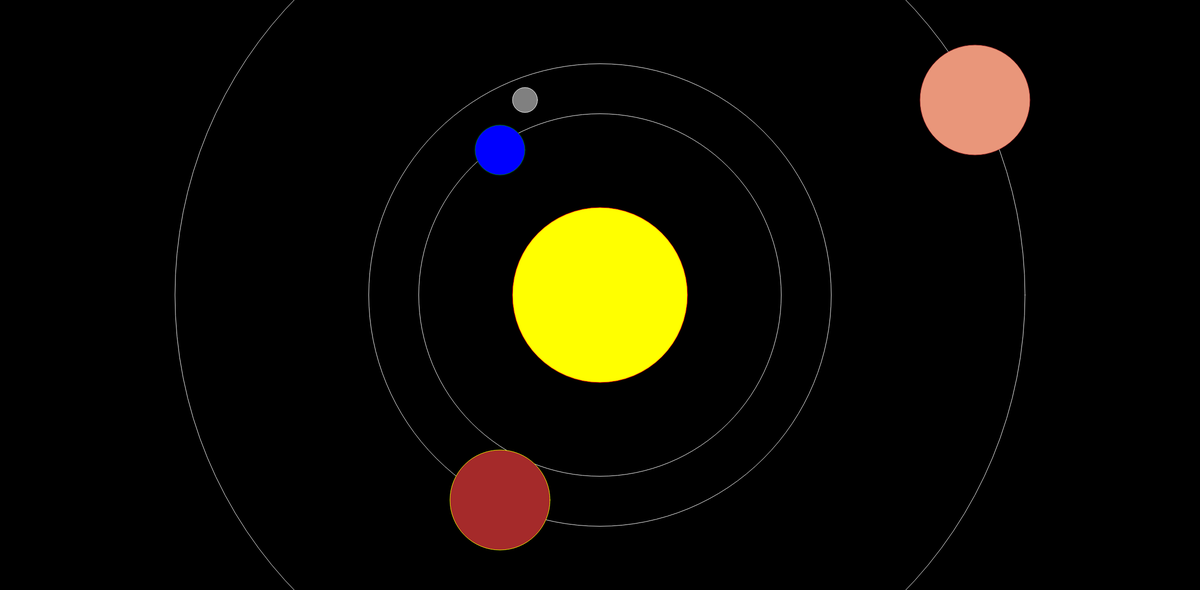
Frame 1 (no input)
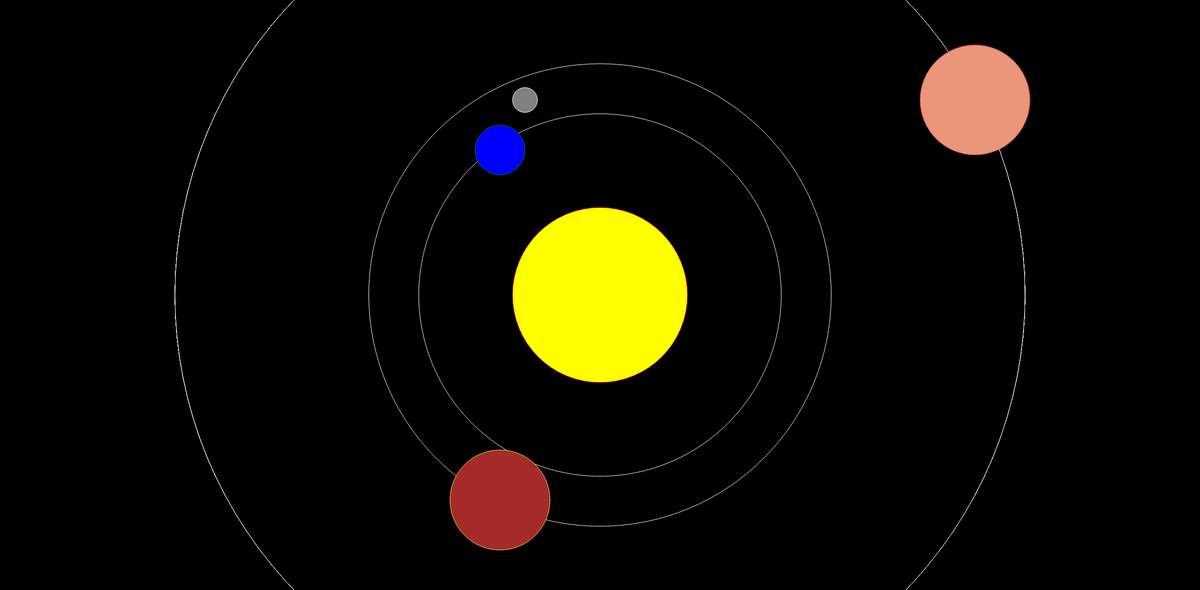
Frame 60 (no input)
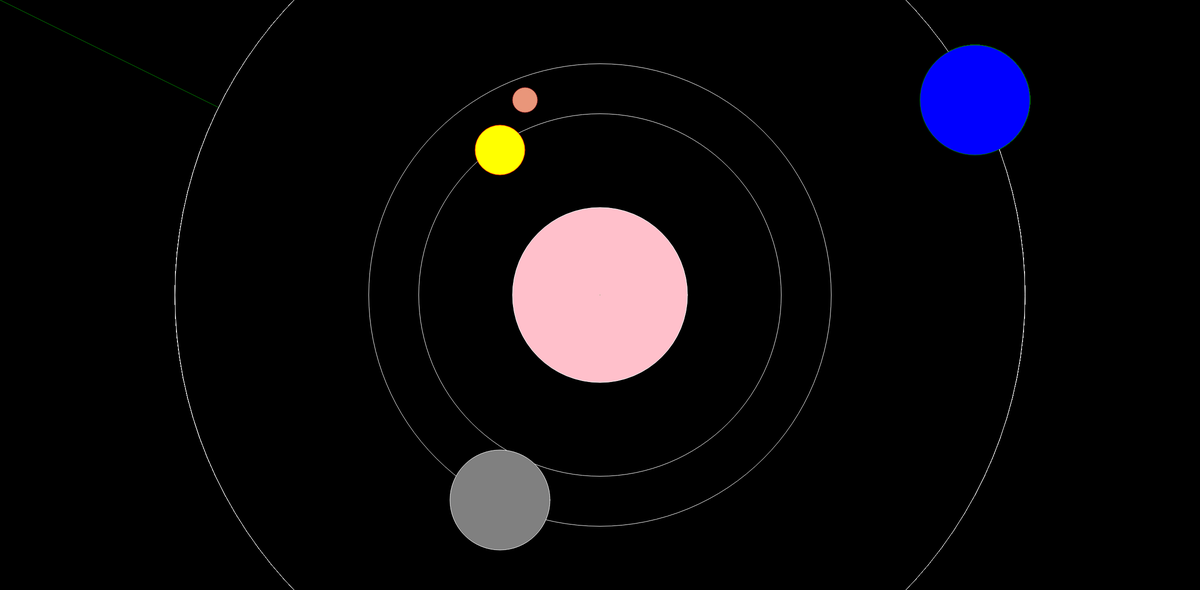
Frame 120 (the mouse pressed at the canvas centre since frame 60)

The p5.js sketch that drew these frames (run headless with seeded random() and noise() and a simulated clock; from frame 60 on, the mouse is pressed at the canvas centre):

// p5.js sketch
// ── sketch.js
function setup() {
  // put setup code here
  createCanvas(2400,1180);
  background('black');
}

function draw() {
  // put drawing code here

  stroke('white')
  fill('black')
  circle(1200,590,1700);

  stroke('white')
  fill('black')
  circle(1200,590,925);

  stroke('white')
  fill('black')
  circle(1200,590,725);

if (mouseIsPressed == true) {
  stroke('white');
  fill('pink');
  circle(1200,590,350);
} else {
  stroke('red');
  fill('yellow');
  circle(1200,590,350);
  }


if (mouseIsPressed == true) { 
  stroke('white');
  fill('grey');
  circle(1000,1000,200);
} else {
  stroke('yellow');
  fill('brown');
  circle(1000,1000,200);
  }

  if (mouseIsPressed == true) {
    stroke('red')
    fill('yellow');
    circle(1000,300,100);
  } else {
    stroke('green')
    fill('blue');
    circle(1000,300,100);
  }

  if (mouseIsPressed == true) { 
    stroke('brown')
    fill('#E9967A');
    circle(1050,200,50);
  } else {
    stroke('white')
    fill('grey');
    circle(1050,200,50);
    }


  if (mouseIsPressed == true) {
    stroke('green')
    fill('blue');
    line(mouseX, mouseY, pmouseX, pmouseY);
    circle(1950,200,220);

  } else {
    stroke('brown')
    fill('#E9967A');
    circle(1950,200,220);
    }

}
